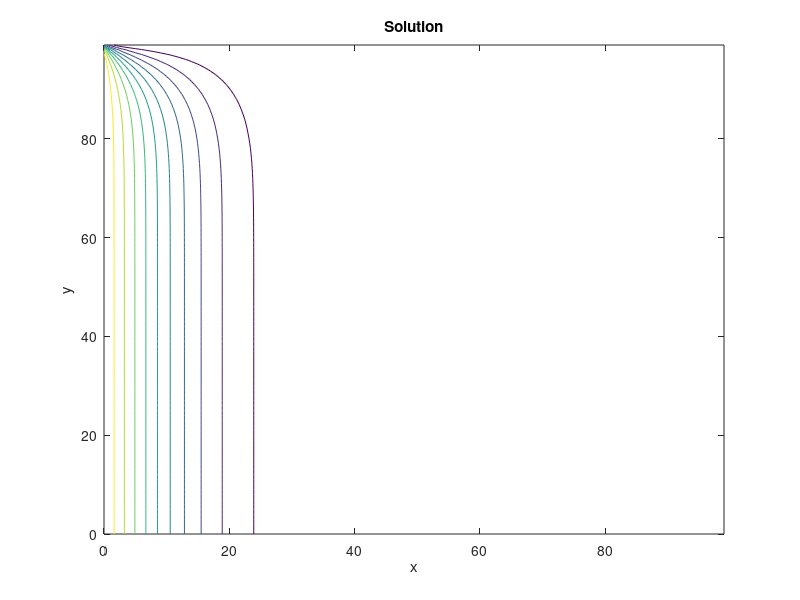

This chart was generated by the following MATLAB code:
clear;close all;clc;

% With non-equal weights, things get more complicated in the main solver
% loop, compared to D1Q2 and D2Q4, which both have lattice links of equal
% weight.

% Input parameters.
nodes = [100, 100]; % x nodes, y nodes.
dh = 1; % dh = dx = dy.
dt = 1; % timestep.
timesteps = 400;
alpha = 0.25; % Physical constant.
twall = 1.0; % Left-hand wall temperature.

% Constants.
w = zeros(9,1);
w(1) = 4/9;
w(2:5) = 1/9;
w(6:9) = 1/36;

% Derived inputs.
L = dh*[nodes(1)-1, nodes(2)-1] ; % x , y dimensions of physical domain.
c = dh/dt;
csq = c.^2;
omega = 1 / (3*alpha/(dt*csq)+0.5);

% Initialize.
x = linspace(0,L(1),nodes(1))';
y = linspace(0,L(2),nodes(2))';
f = zeros(nodes(2),nodes(1),9);
rho = zeros(nodes(2),nodes(1));

% BC initialize.
for k = 1:9
    f(:,1,k) = w(k)*twall; % left wall.
end

% Main loop.
reconstruction_time = 0;
collision_time = 0;
streaming_time = 0;
bc_time = 0;
for iter = 1:timesteps
    % Reconstruct T.
    tic;
    rho = f(:,:,1);
    for k = 2:9
        rho = rho + f(:,:,k);
    end
    reconstruction_time = reconstruction_time + toc;
    % Collision
    tic;
    for k = 1:9
        feq = w(k)*rho;
        f(:,:,k) = omega*feq + (1-omega)*f(:,:,k);
    end
    collision_time = collision_time + toc;
    % Streaming
    tic;
    f(:,2:end,2) = f(:,1:end-1,2); % East vector.
    f(2:end,:,3) = f(1:end-1,:,3); % North vector.
    f(:,1:end-1,4) = f(:,2:end,4); % West vector.
    f(1:end-1,:,5) = f(2:end,:,5); % South vector.
    f(2:end,2:end,6) = f(1:end-1,1:end-1,6); % Northeast vector.
    f(2:end,1:end-1,7) = f(1:end-1,2:end,7); % Northwest vector.
    f(1:end-1,1:end-1,8) = f(2:end,2:end,8); % Southwest vector.
    f(1:end-1,2:end,9) = f(2:end,1:end-1,9); % Southeast vector.
    streaming_time = streaming_time + toc;
    % Boundary conditions
    tic;
    f(:,1,2) = w(2)*twall + w(4)*twall - f(:,1,4); % Left boundary, T = 1.0.
    f(:,1,6) = w(6)*twall + w(8)*twall - f(:,1,8); % Left boundary, T = 1.0.
    f(:,1,9) = w(9)*twall + w(7)*twall - f(:,1,7); % Left boundary, T = 1.0.
    f(:,end,4) = -f(:,end,2); % Right boundary, T = 0.
    f(:,end,7) = -f(:,end,9); % Right boundary, T = 0.
    f(:,end,8) = -f(:,end,6); % Right boundary, T = 0.
    f(end,:,5) = -f(end,:,3); % Top boundary, T = 0.
    f(end,:,8) = -f(end,:,6); % Top boundary, T = 0.
    f(end,:,9) = -f(end,:,7); % Top boundary, T = 0.
    for k = 2:9
        f(1,:,k) = f(2,:,k); % Bottom boundary, adiabatic.
    end
    bc_time = bc_time + toc;
end
tic;
rho = f(:,:,1);
for k = 2:9
    rho = rho + f(:,:,k);
end
reconstruction_time = reconstruction_time + toc;

% Timing outputs.
total_time = reconstruction_time + collision_time + streaming_time + bc_time;
disp(['Solution reconstruction time (s): ' num2str(reconstruction_time)]);
disp(['Collision time (s): ' num2str(collision_time)]);
disp(['Streaming time (s): ' num2str(streaming_time)]);
disp(['BC time (s): ' num2str(bc_time)]);
disp(['Solution reconstruction fraction: ' num2str(reconstruction_time/total_time)]);
disp(['Collision fraction: ' num2str(collision_time/total_time)]);
disp(['Streaming fraction: ' num2str(streaming_time/total_time)]);
disp(['BC fraction: ' num2str(bc_time/total_time)]);

% Plotting results!
[X, Y] = meshgrid(x,y);
contour(X, Y, rho);
title('Solution');
xlabel('x');
ylabel('y');





